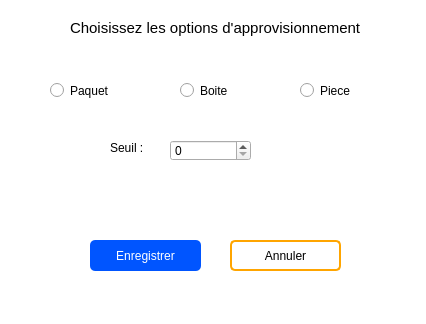
<?xml version="1.0" encoding="UTF-8"?>
<ui version="4.0">
 <class>Dialog</class>
 <widget class="QDialog" name="Dialog">
  <property name="geometry">
   <rect>
    <x>0</x>
    <y>0</y>
    <width>426</width>
    <height>324</height>
   </rect>
  </property>
  <property name="windowTitle">
   <string>Approvisionnement</string>
  </property>
  <property name="styleSheet">
   <string notr="true">#Dialog{
	background-color: white;
}

#submit{
	background-color: rgb(0, 85, 255);
	color: white;
	border-radius: 5px;
}

#cancel{
	background-color: transparent;
	color: black;
	border: 2px solid orange;
	border-radius: 5px;
}</string>
  </property>
  <widget class="QLabel" name="label">
   <property name="geometry">
    <rect>
     <x>70</x>
     <y>20</y>
     <width>291</width>
     <height>16</height>
    </rect>
   </property>
   <property name="font">
    <font>
     <family>Arial</family>
     <pointsize>11</pointsize>
    </font>
   </property>
   <property name="text">
    <string>Choisissez les options d'approvisionnement</string>
   </property>
  </widget>
  <widget class="QRadioButton" name="radioButton">
   <property name="geometry">
    <rect>
     <x>50</x>
     <y>80</y>
     <width>89</width>
     <height>21</height>
    </rect>
   </property>
   <property name="text">
    <string>Paquet</string>
   </property>
  </widget>
  <widget class="QRadioButton" name="radioButton_2">
   <property name="geometry">
    <rect>
     <x>180</x>
     <y>80</y>
     <width>89</width>
     <height>21</height>
    </rect>
   </property>
   <property name="text">
    <string>Boite</string>
   </property>
  </widget>
  <widget class="QRadioButton" name="radioButton_3">
   <property name="geometry">
    <rect>
     <x>300</x>
     <y>80</y>
     <width>89</width>
     <height>21</height>
    </rect>
   </property>
   <property name="text">
    <string>Piece</string>
   </property>
  </widget>
  <widget class="QSpinBox" name="spinBox">
   <property name="geometry">
    <rect>
     <x>170</x>
     <y>140</y>
     <width>81</width>
     <height>21</height>
    </rect>
   </property>
  </widget>
  <widget class="QLabel" name="label_2">
   <property name="geometry">
    <rect>
     <x>110</x>
     <y>140</y>
     <width>49</width>
     <height>16</height>
    </rect>
   </property>
   <property name="text">
    <string>Seuil :</string>
   </property>
  </widget>
  <widget class="QPushButton" name="submit">
   <property name="geometry">
    <rect>
     <x>90</x>
     <y>240</y>
     <width>111</width>
     <height>31</height>
    </rect>
   </property>
   <property name="cursor">
    <cursorShape>PointingHandCursor</cursorShape>
   </property>
   <property name="text">
    <string>Enregistrer</string>
   </property>
  </widget>
  <widget class="QPushButton" name="cancel">
   <property name="geometry">
    <rect>
     <x>230</x>
     <y>240</y>
     <width>111</width>
     <height>31</height>
    </rect>
   </property>
   <property name="text">
    <string>Annuler</string>
   </property>
  </widget>
 </widget>
 <resources/>
 <connections/>
</ui>
